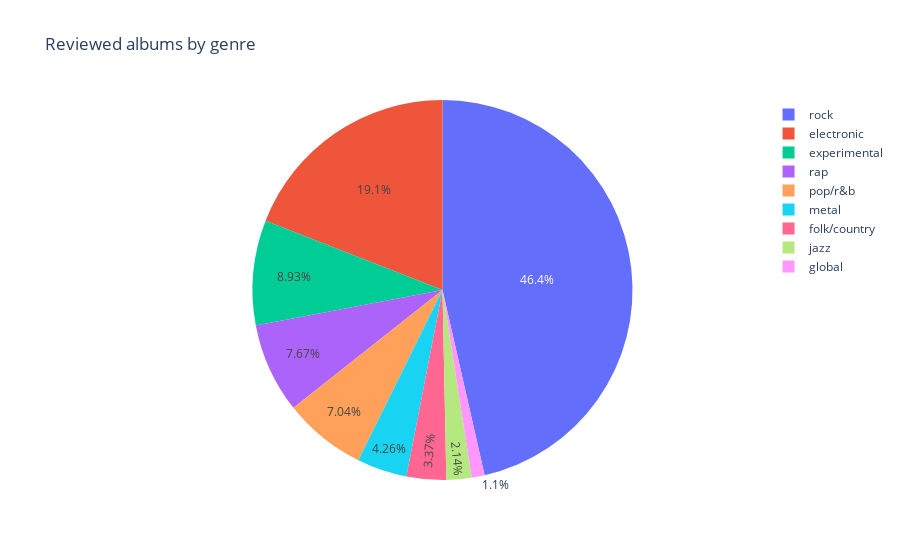

Notebook code cell kept with this figure:
### Markdown cell above
<h1 style="color: #2e7de8;background-color: #abb2b9 ;font-family: Lucida Bright, Georgia, serif;font-size:150%;text-align:center">Reviewed albums by genre </h1>

### Code cell
genres_count = df_genres_scores.groupby("genre")["score"].count()

fig = px.pie(genres_count, values='score', names=genres_count.index, title='Reviewed albums by genre')
fig.show()

### Figure 1 — Plotly figure (JSON) as saved in the notebook; plotly's stock layout.template omitted (floating-point values rounded to 4 significant figures)
{"data": [{"domain": {"x": [0.0, 1.0], "y": [0.0, 1.0]}, "hovertemplate": "genre=%{label}<br>score=%{value}<extra></extra>", "labels": ["electronic", "experimental", "folk/country", "global", "jazz", "metal", "pop/r&b", "rap", "rock"], "legendgroup": "", "name": "", "showlegend": true, "type": "pie", "values": [3874, 1815, 685, 223, 435, 866, 1432, 1559, 9442]}], "layout": {"legend": {"tracegroupgap": 0}, "title": {"text": "Reviewed albums by genre"}}}
